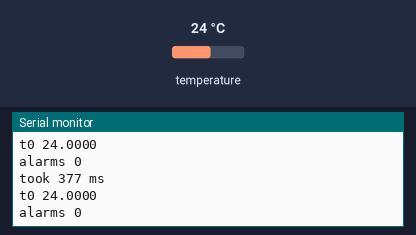
A sketch run on a simulated Arduino Uno, built with avr-gcc and run on an emulated ATmega328P. On the bench: the last lines printed to the serial monitor. Inputs (shaded band) come from the test bench; at power-on: temperature 24 °C.

Above: at 2.6 s.
2.7 s: temperature set to 12 °C
At 3.8 s:
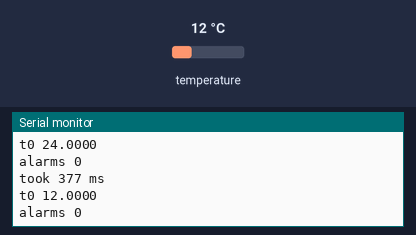
4.6 s: temperature set to 19 °C
At 6.4 s:
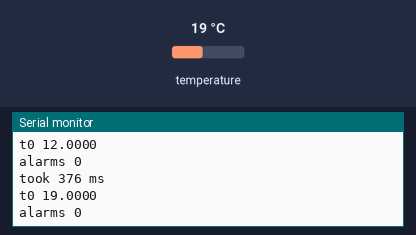
Timing chart, 0 to 7.9 s (numbered marks = the images above; inputs shaded):
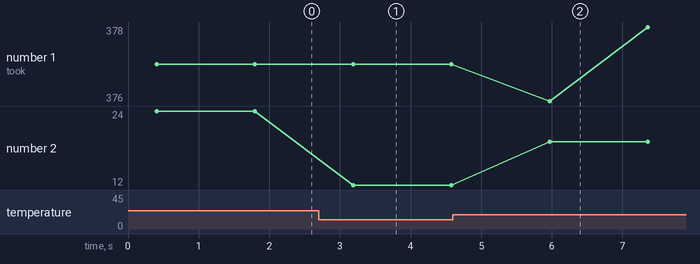

The sketch:

dallas-temperature.ino
```cpp
// dallas-temperature — tests assert: two DS18B20s on pin 2 (a 4.7 kOhm pull-up to 5V) under
// OneWire 2.3.8 and DallasTemperature 4.0.6. Setup prints "count <n>", each sensor's address as
// "addr <i> 28-<serial, MSB first>", "parasite no" (or "yes"), sets 11 bits on every sensor and
// the second sensor's alarms (high 25, low 20). Then each second: requestTemperatures(),
// "took <ms> ms", "t<i> <celsius, 4 decimals>" by address, and "alarms <n>" from alarmSearch.

#include <OneWire.h>
#include <DallasTemperature.h>

OneWire oneWire(2);
DallasTemperature sensors(&oneWire);
DeviceAddress addresses[4];
int count = 0;

void printAddress(const DeviceAddress a) {
  Serial.print("28-");
  for (int i = 6; i >= 1; i--) {
    if (a[i] < 0x10) Serial.print('0');
    Serial.print(a[i], HEX);
  }
}

void setup() {
  Serial.begin(115200);
  sensors.begin();
  count = sensors.getDeviceCount();
  if (count > 4) count = 4;
  Serial.print("count ");
  Serial.println(count);
  for (int i = 0; i < count; i++) {
    sensors.getAddress(addresses[i], i);
    Serial.print("addr ");
    Serial.print(i);
    Serial.print(' ');
    printAddress(addresses[i]);
    Serial.println();
  }
  Serial.println(sensors.isParasitePowerMode() ? "parasite yes" : "parasite no");
  sensors.setResolution(11);
  if (count > 1) {
    sensors.setHighAlarmTemp(addresses[1], 25);
    sensors.setLowAlarmTemp(addresses[1], 20);
  }
}

void loop() {
  unsigned long start = millis();
  sensors.requestTemperatures();
  Serial.print("took ");
  Serial.print(millis() - start);
  Serial.println(" ms");
  for (int i = 0; i < count; i++) {
    Serial.print('t');
    Serial.print(i);
    Serial.print(' ');
    Serial.println(sensors.getTempC(addresses[i]), 4);
  }
  DeviceAddress found;
  int alarms = 0;
  sensors.resetAlarmSearch();
  while (sensors.alarmSearch(found)) alarms++;
  Serial.print("alarms ");
  Serial.println(alarms);
  delay(1000);
}
```

Measured:
- after the input at 2.7 s, the serial monitor: prints a new line after 0.49 s (image 1)
- after the input at 4.6 s, the serial monitor: prints a new line after 1.4 s (image 2)
- plotted number 2: 24 → 12 after the input at 2.7 s, 12 → 19 after the input at 4.6 s
